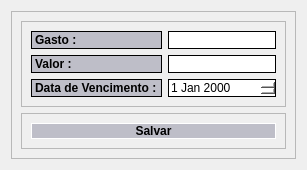
            <widget class="QWidget" name="mainpgcadastrargasto">
             <layout class="QVBoxLayout" name="verticalLayout_25">
              <item>
               <widget class="QFrame" name="maincadastrargastoframe">
                <property name="frameShape">
                 <enum>QFrame::StyledPanel</enum>
                </property>
                <property name="frameShadow">
                 <enum>QFrame::Raised</enum>
                </property>
                <layout class="QVBoxLayout" name="verticalLayout_24">
                 <item>
                  <widget class="QFrame" name="frame_4">
                   <property name="frameShape">
                    <enum>QFrame::StyledPanel</enum>
                   </property>
                   <property name="frameShadow">
                    <enum>QFrame::Raised</enum>
                   </property>
                   <layout class="QGridLayout" name="gridLayout_2">
                    <item row="1" column="0">
                     <widget class="QLabel" name="label_14">
                      <property name="font">
                       <font>
                        <weight>75</weight>
                        <bold>true</bold>
                       </font>
                      </property>
                      <property name="styleSheet">
                       <string notr="true">border:solid;
color: rgb(0, 0, 0);
border-color:black;
border-width:1px;
background-color: rgb(190, 190, 200);</string>
                      </property>
                      <property name="text">
                       <string>Gasto :</string>
                      </property>
                     </widget>
                    </item>
                    <item row="2" column="0">
                     <widget class="QLabel" name="label_15">
                      <property name="font">
                       <font>
                        <weight>75</weight>
                        <bold>true</bold>
                       </font>
                      </property>
                      <property name="styleSheet">
                       <string notr="true">border:solid;
color: rgb(0, 0, 0);
border-color:black;
border-width:1px;
background-color: rgb(190, 190, 200);</string>
                      </property>
                      <property name="text">
                       <string>Valor :</string>
                      </property>
                     </widget>
                    </item>
                    <item row="2" column="1">
                     <widget class="QLineEdit" name="maincadastrargastoslevalor">
                      <property name="styleSheet">
                       <string notr="true">background-color: rgb(255, 255, 255);
border:solid;
border-width:1px;
border-color:black;</string>
                      </property>
                     </widget>
                    </item>
                    <item row="3" column="0">
                     <widget class="QLabel" name="label_16">
                      <property name="font">
                       <font>
                        <weight>75</weight>
                        <bold>true</bold>
                       </font>
                      </property>
                      <property name="styleSheet">
                       <string notr="true">border:solid;
color: rgb(0, 0, 0);
border-color:black;
border-width:1px;
background-color: rgb(190, 190, 200);</string>
                      </property>
                      <property name="text">
                       <string>Data de Vencimento :</string>
                      </property>
                     </widget>
                    </item>
                    <item row="1" column="1">
                     <widget class="QLineEdit" name="maincadastrargastolegasto">
                      <property name="styleSheet">
                       <string notr="true">background-color: rgb(255, 255, 255);
border:solid;
border-width:1px;
border-color:black;</string>
                      </property>
                     </widget>
                    </item>
                    <item row="3" column="1">
                     <widget class="QDateEdit" name="maincadastrargastodata">
                      <property name="styleSheet">
                       <string notr="true">background-color: rgb(255, 255, 255);
color: rgb(0, 0, 0);
border:solid;
border-width:1px;
border-color:black;</string>
                      </property>
                     </widget>
                    </item>
                   </layout>
                  </widget>
                 </item>
                 <item>
                  <widget class="QFrame" name="maincadastrargastoframepb">
                   <property name="frameShape">
                    <enum>QFrame::StyledPanel</enum>
                   </property>
                   <property name="frameShadow">
                    <enum>QFrame::Raised</enum>
                   </property>
                   <layout class="QVBoxLayout" name="verticalLayout_23">
                    <item>
                     <widget class="QPushButton" name="maincadastrargastopbsalvar">
                      <property name="font">
                       <font>
                        <weight>75</weight>
                        <bold>true</bold>
                       </font>
                      </property>
                      <property name="styleSheet">
                       <string notr="true">QPushButton{
background-color: rgb(190, 190, 200);
color:rgb(0,0,0);
border-style:solid;
border-width:1px;
border-color:white;
}

QPushButton:hover{
background-color:rgb(255,255,255);
color:rgb(0,0,0)
}</string>
                      </property>
                      <property name="text">
                       <string>Salvar</string>
                      </property>
                     </widget>
                    </item>
                   </layout>
                  </widget>
                 </item>
                </layout>
               </widget>
              </item>
             </layout>
            </widget>
